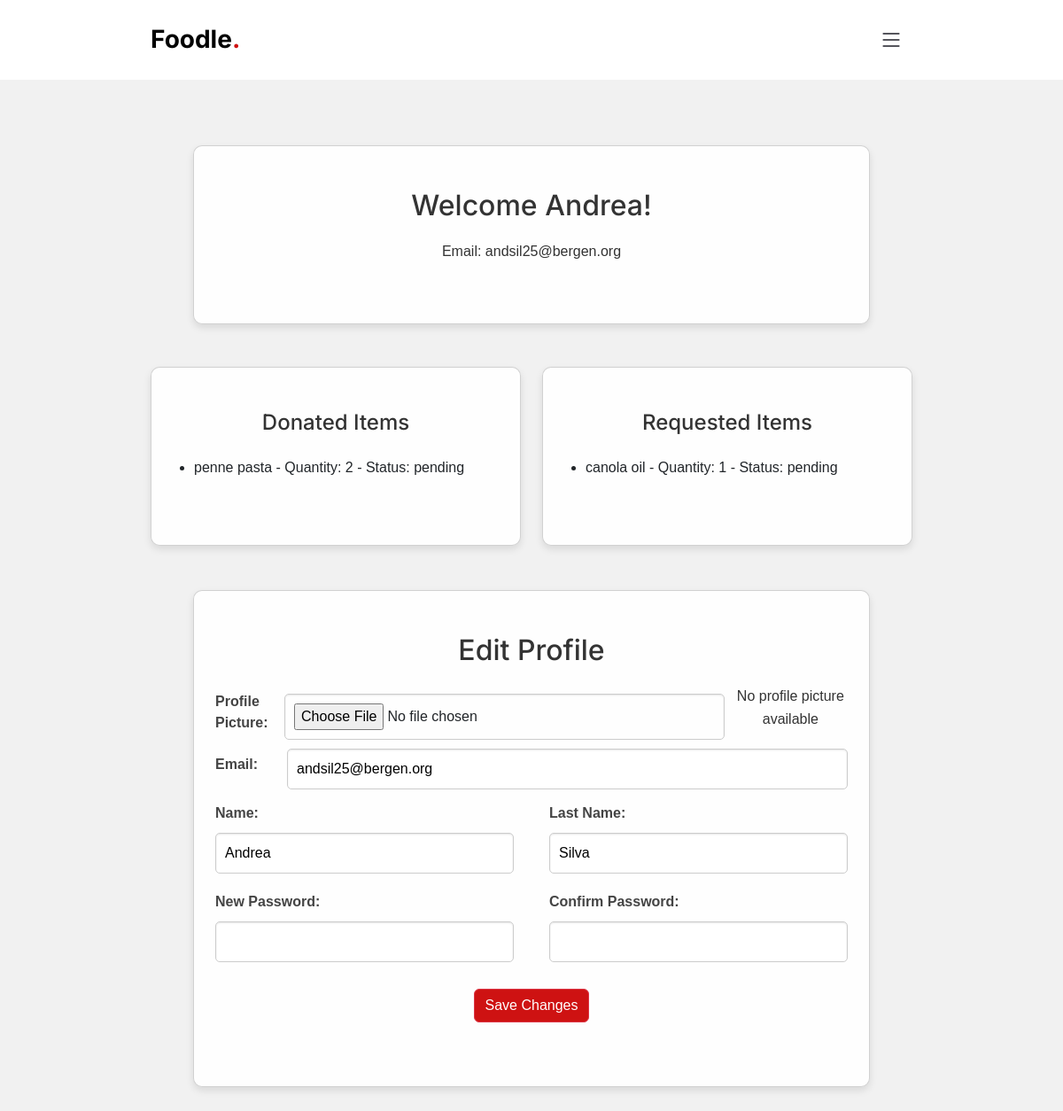
/profile (signed in), run on an earlier commit of the app's database.
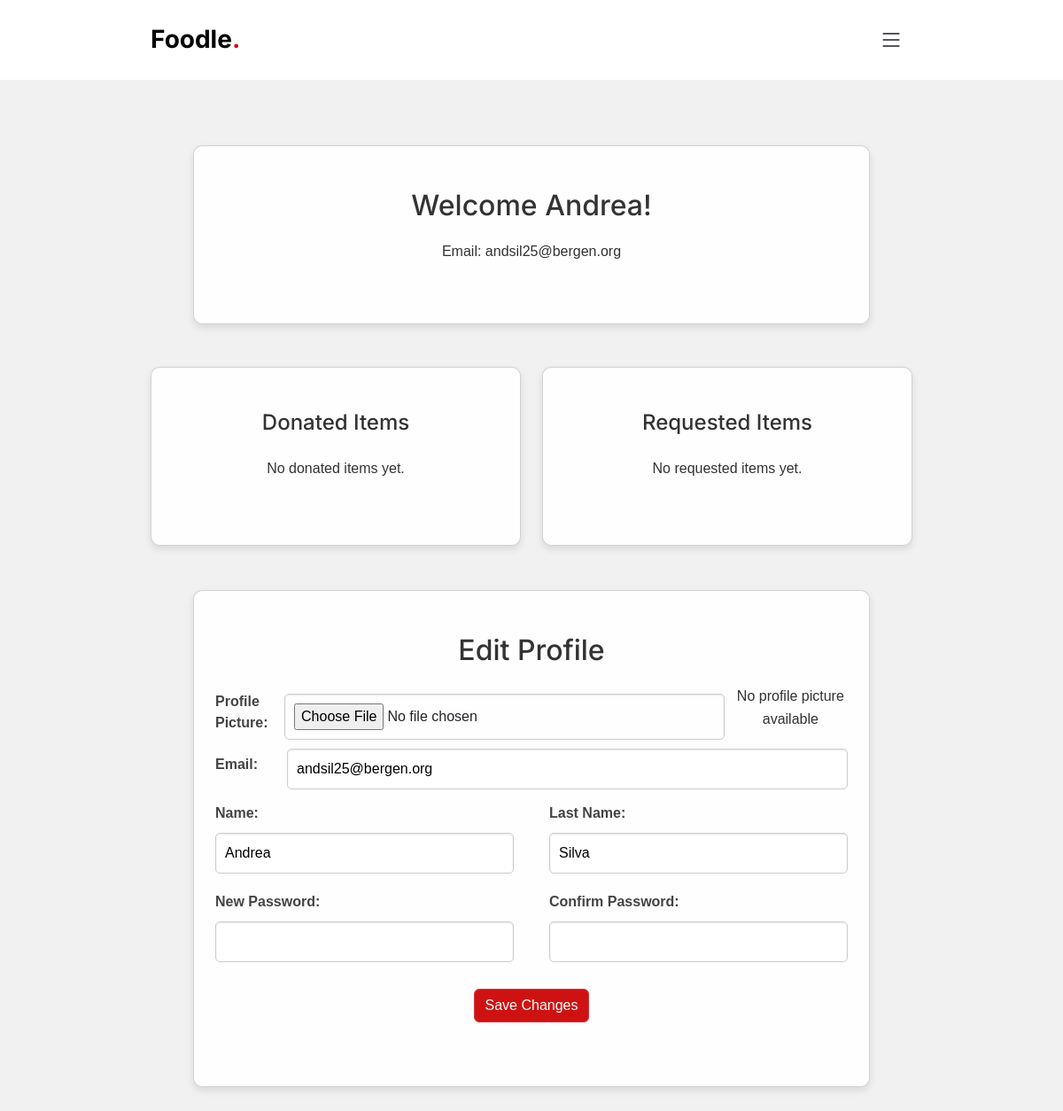
And on a later commit of the database.
### app.py (models this page shows, shortened)
class Donation(db.Model):
    id = db.Column(db.Integer, primary_key=True)
    user_id = db.Column(db.Integer, db.ForeignKey('user.id'))
    email = db.Column(db.String(100))
    item_name = db.Column(db.String(100), nullable=False)
    quantity = db.Column(db.Integer, nullable=False)
    description = db.Column(db.String(255))
    status = db.Column(db.String(20), default='pending')
    tags = db.Column(db.String(255))
    bank = db.Column(db.String(255))
    user = db.relationship('User', back_populates='donations')

class Request(db.Model):
    id = db.Column(db.Integer, primary_key=True)
    email = db.Column(db.String(100), nullable=False)
    item_name = db.Column(db.String(100), nullable=False)
    description = db.Column(db.String(255))
    quantity = db.Column(db.Integer, nullable=False)
    bank = db.Column(db.String(255))
    status = db.Column(db.String(20), default='pending')

### app.py (the view, shortened to what this page needs)
@app.route('/profile', methods=['GET', 'POST'])
@login_required
def profile():
    user = current_user
    if not user.is_authenticated:
        return redirect(url_for('login'))
    donated_items = user.userdonations
    requested_items = Request.query.filter_by(email=user.email).all()
    return render_template('profile.html', user=user, donated_items=donated_items, requested_items=requested_items, retrieve_profile_picture=retrieve_profile_picture)

### app.py (called while the page is built)
@login_manager.user_loader
def load_user(user_id):
    return User.query.get(int(user_id))

### templates/profile.html (shortened to what the changed rows need)
{% extends "base.html" %}
{% block content %}
<br><br><br><br><br><br>
<div class="container">
    <div class="card mx-4 mx-md-5 shadow-5-strong">
        <div class="card-body py-5 px-md-4">
            <div class="row d-flex justify-content-center">
                <div class="col-md-8">
                    <div class="row align-items-center">
                        {% if user.profile_picture %}
                        <div class="col-md-4">
                            <img class="user-style-picture"
                                alt="Profile Picture" >
                        </div>
                        <div class="col-md-8">
                            <div class="text-left">
                                <h1>Welcome {{ user.name }}!</h1>
                                <p>Email: {{ user.email }}</p>
                            </div>
                        </div>
                        {% else %}
                        <div class="col-12 text-center">
                            <h1>Welcome {{ user.name }}!</h1>
                        </div>
                        {% endif %}
                    </div>
                </div>
            </div>
        </div>
    </div>
    <div class="row mt-5">
        <div class="col-md-6 pr-1">
            <div class="card shadow-5-strong">
                <div class="card-body py-5 px-md-3 scrollable-card-body">
                    <div class="text-center">
                        <h2>Donated Items</h2>
                    </div>
                    <div class="row">
                        <div class="col">
                            {% if current_user.userdonations %}
                            <ul>
                                {% for donation in current_user.userdonations %}
                                <li>{{ donation.item_name }} - Quantity: {{ donation.quantity }} - Status: {{
                                    donation.status }}</li>
                                {% endfor %}
                            </ul>
                            {% else %}
                            <p>No donated items yet.</p>
                            {% endif %}
                        </div>
                    </div>
                </div>
            </div>
        </div>
        <div class="col-md-6 pl-1">
            <div class="card shadow-5-strong">
                <div class="card-body py-5 px-md-3 scrollable-card-body">
                    <div class="text-center">
                        <h2>Requested Items</h2>
                    </div>
                    <div class="row">
                        <div class="col">
                            {% if requested_items %}
                            <ul>
                                {% for item in requested_items %}
                                <li>{{ item.item_name }} - Quantity: {{ item.quantity }} - Status: {{ item.status }}
                                </li>
                                {% endfor %}
                            </ul>
                            {% else %}
                            <p>No requested items yet.</p>
                            {% endif %}
                        </div>
                    </div>
                </div>
            </div>
        </div>
    </div>
    <div class="card mx-4 mx-md-5 shadow-5-strong" style="margin-top: 20px; ">
        <div class="card-body py-5 px-md-4">
            <div class="row d-flex justify-content-center">
                <div class="text-center">
                    <h1>Edit Profile</h1>
                </div>
            </div>
        </div>
    </div>
            </div>
{%endblock%}

What changed in the data, as far as the page shows it:
removed Donation: item_name "penne pasta", quantity "2", status "pending"
removed Request: item_name "canola oil", quantity "1", status "pending"
Also different on the page:
text now shown: "No donated items yet. No requested items yet."
